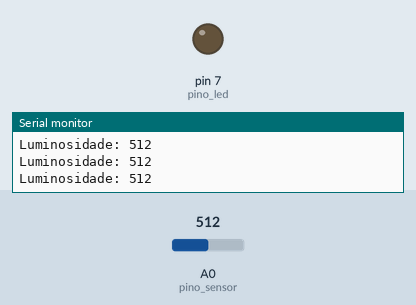
Recording of a sketch running on a simulated Arduino Uno, built with avr-gcc and run on an emulated ATmega328P. On the bench: output pins drawn as LEDs (lit = HIGH), the last lines printed to the serial monitor. The test bench sets the inputs (shaded band); at power-on: A0 (pino_sensor) = 512.

Above: at 1.2 s.
1.3 s: A0 (pino_sensor) set to 108
4.3 s: A0 (pino_sensor) set to 92
At 4.8 s:
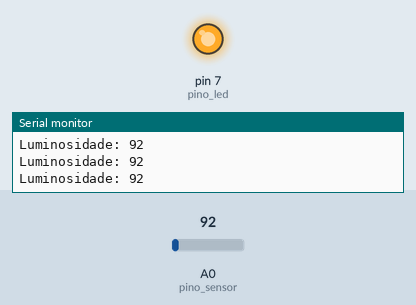
Timing chart, 0 to 7.3 s (numbered marks = the images above; inputs shaded):
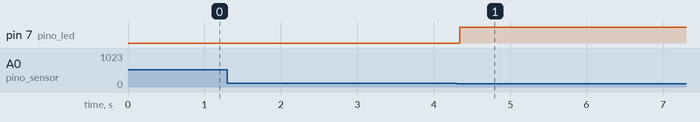

The sketch:

sensor_LDR.ino
```cpp
const int pino_sensor = A0;
const int pino_led = 7;
const int luz_ambiente = 100;

void setup(){

  pinMode(pino_sensor, INPUT);
  pinMode(pino_led, OUTPUT);
  Serial.begin(9600);

}

void loop(){

  int leitura_LDR = analogRead(pino_sensor);
  Serial.print("Luminosidade: ");
  Serial.println(leitura_LDR);

  if (leitura_LDR <= luz_ambiente){

    digitalWrite(pino_led, HIGH);

  }
  else{

    digitalWrite(pino_led, LOW);

  }


}
```

Measured:
- the behaviour switches between 101 and 100 on A0 (pino_sensor) (found by bisection; images 0 and 1)
- after the input at 4.3 s, pin 7 (pino_led): LOW → HIGH at once
